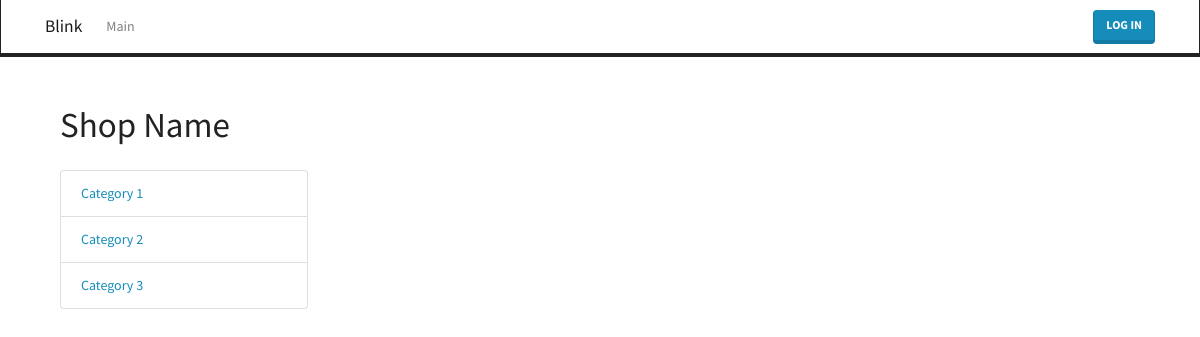
The page /project/ on the database as committed earlier.
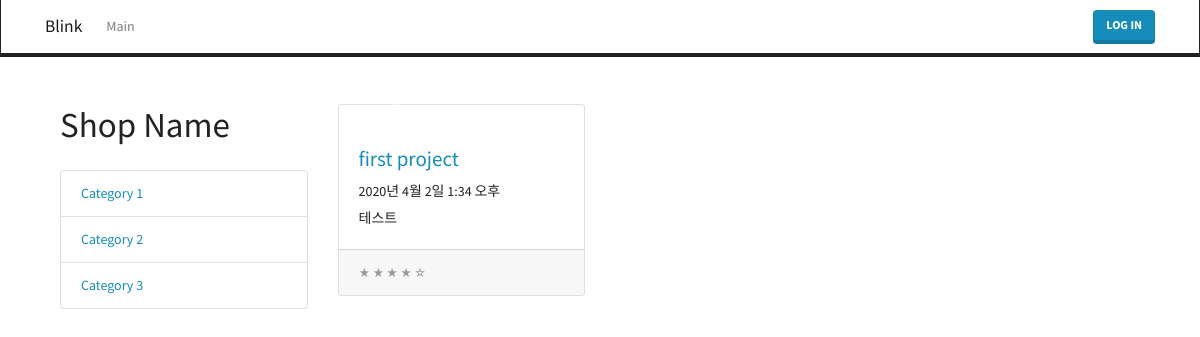
The same page on the database as committed later.
### main/models.py (models this page shows, shortened)
class MImgProject(models.Model):
    title = models.CharField(max_length=30)
    ocr_data= models.TextField(blank=True)
    img_view = models.ImageField(upload_to='main/%y/%m/%d/', blank=True)
    img_origin = models.ImageField(upload_to='main/%y/%m/%d/', blank=True)
    img_mask = models.ImageField(upload_to='main/%y/%m/%d/', blank=True)
    img_inpaint = models.ImageField(upload_to='main/%y/%m/%d/', blank=True)
    input_history = models.TextField(blank=True)
    description = models.CharField(max_length=50)
    created = models.DateTimeField(auto_now_add=True)
    User = get_user_model()
    user = models.ForeignKey(User, on_delete=models.CASCADE)
    def get_absolute_url(self):
        return '/project/{}/'.format(self.pk)

### main/views.py (the view)
# urls.py: path('project/', views.ProjectList.as_view()),
class ProjectList(ListView):
    model = MImgProject
    def get_queryset(self):
        return MImgProject.objects.order_by('-created')
    def get_context_data(self, *, object_list=None, **kwargs):
        context = super(ProjectList, self).get_context_data(**kwargs)
        return context

### main/templates/main/mimgproject_list.html (shortened to what this page needs)
{% extends 'main/base.html' %}
{% block content %}
<div class="container">
  <div class="row">
    <div class="col-lg-3">
      <h1 class="my-4">Shop Name</h1>
      <div class="list-group">
        <a href="#" class="list-group-item">Category 1</a>
        <a href="#" class="list-group-item">Category 2</a>
        <a href="#" class="list-group-item">Category 3</a>
      </div>
    </div>
    <div class="col-lg-9">
      <div id="carouselExampleIndicators" class="carousel slide my-4" data-ride="carousel">
        <ol class="carousel-indicators">
          <li data-target="#carouselExampleIndicators" data-slide-to="0" class="active"></li>
          <li data-target="#carouselExampleIndicators" data-slide-to="1"></li>
          <li data-target="#carouselExampleIndicators" data-slide-to="2"></li>
        </ol>
        <a class="carousel-control-prev" href="#carouselExampleIndicators" role="button" data-slide="prev">
          <span class="carousel-control-prev-icon" aria-hidden="true"></span>
        </a>
        <a class="carousel-control-next" href="#carouselExampleIndicators" role="button" data-slide="next">
          <span class="carousel-control-next-icon" aria-hidden="true"></span>
        </a>
      </div>
      <div class="row">
        {% if object_list.exists %}
        {% for p in object_list %}
        <div class="col-lg-4 col-md-6 mb-4">
          <div class="card h-100">
            <a href="{{ p.get_absolute_url }}" id="read-more-project-{{ p.pk }}"><img class="card-img-top" src="{{p.img_origin.url}}" alt=""></a>
            <div class="card-body">
              <h4 class="card-title">
                <a href="{{ p.get_absolute_url }}">{{p.title}}</a>
              </h4>
              <h6>{{p.created}}</h6>
              <p class="card-text">{{p.description}}</p>
            </div>
            <div class="card-footer">
              <small class="text-muted">&#9733; &#9733; &#9733; &#9733; &#9734;</small>
            </div>
          </div>
        </div>
        {% endfor %}
        {% endif %}
      </div>
    </div>
  </div>
</div>
{% endblock %}

Rows that differ between the two databases and show on the page:
added MImgProject: title "first project", created "2020년 4월 2일 1:34 오후", description "테스트"
